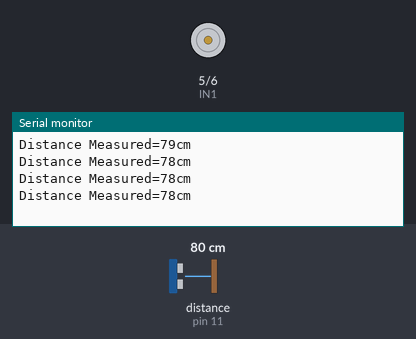
Bench run of a sketch on a simulated Arduino Uno, built with avr-gcc and run on an emulated ATmega328P. Shown: motor-driver pin pairs drawn as motors (green arrow = first pin HIGH = forward, orange = second pin HIGH = backward, longer = more drive, scaled by the enable pin), the last lines printed to the serial monitor. Wiring (inferred from the names in the program): ultrasonic range finder: trigger pin 12; echo pin 11. The inputs (shaded band) are chosen by the test bench; at power-on: distance to the obstacle (sensor on pin 11) 80 cm. The echo pulse lasts 58.3 µs per cm.

Above: at 1.2 s.
1.3 s: distance to the obstacle (sensor on pin 11) set to 13 cm
At 1.73 s:
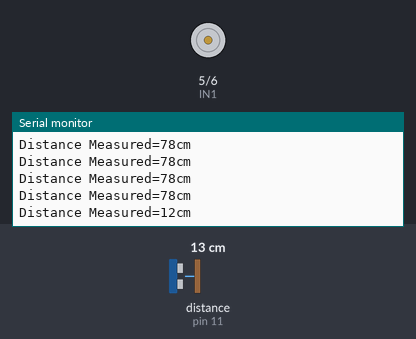
2.8 s: distance to the obstacle (sensor on pin 11) set to 10 cm
At 3.24 s:
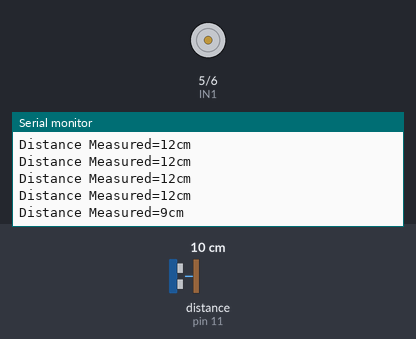
4.5 s: distance to the obstacle (sensor on pin 11) set to 18 cm
At 4.75 s:
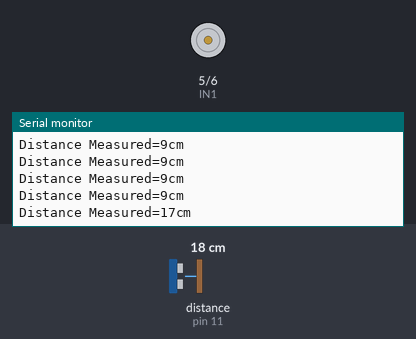
6.0 s: distance to the obstacle (sensor on pin 11) set to 2 cm
At 6.26 s:
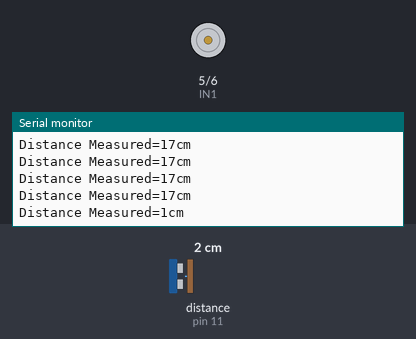
Timing chart, 0 to 8.5 s (numbered marks = the images above; inputs shaded):
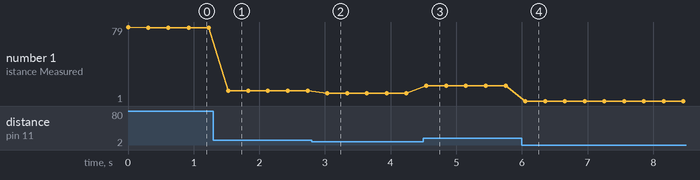

The sketch:

DC_cb_sieu_am.ino
```cpp
#define IN1 5
#define IN2 6
#define ENA 9  // Chân PWM điều chỉnh tốc độ (nếu cần)
const int trigPin = 12;
const int echoPin = 11;
long duration;
int distance;

void setup() {
    pinMode(IN1, OUTPUT);
    pinMode(IN2, OUTPUT);
    pinMode(ENA, OUTPUT);
    pinMode(trigPin, OUTPUT);
    pinMode(echoPin, INPUT);
//    digitalWrite(IN1, HIGH);
//    digitalWrite(IN2, LOW);
//    analogWrite(ENA, 200); // Đặt tốc độ động cơ (0 - 255)
    Serial.begin(9600);
}

void loop() {
    digitalWrite(trigPin, LOW);
    delayMicroseconds(2);
    digitalWrite(trigPin, HIGH);
    delayMicroseconds(10);
    digitalWrite(trigPin, LOW);
    duration = pulseIn(echoPin, HIGH);
    distance = duration * 0.034 / 2;
    Serial.print("Distance Measured=");
    Serial.print(distance);
    Serial.println("cm");

    if(distance <= 10){
      digitalWrite(IN1, HIGH);
      digitalWrite(IN2, LOW);
      delay(100);
    } else {
      digitalWrite(IN1, LOW);
      digitalWrite(IN2, HIGH);
      delay(100);

    }
    delay(200);
}
```

Measured:
- after the input at 1.3 s, the serial monitor: prints a new line after 0.23 s (image 1)
- after the input at 2.8 s, the serial monitor: prints a new line after 0.24 s (image 2)
- after the input at 4.5 s, the serial monitor: prints a new line at once (image 3)
- after the input at 6.0 s, the serial monitor: prints a new line after 0.05 s (image 4)
- plotted number 1: 78 → 12 after the input at 1.3 s, 12 → 9 after the input at 2.8 s, 9 → 17 after the input at 4.5 s, 17 → 1 after the input at 6.0 s
